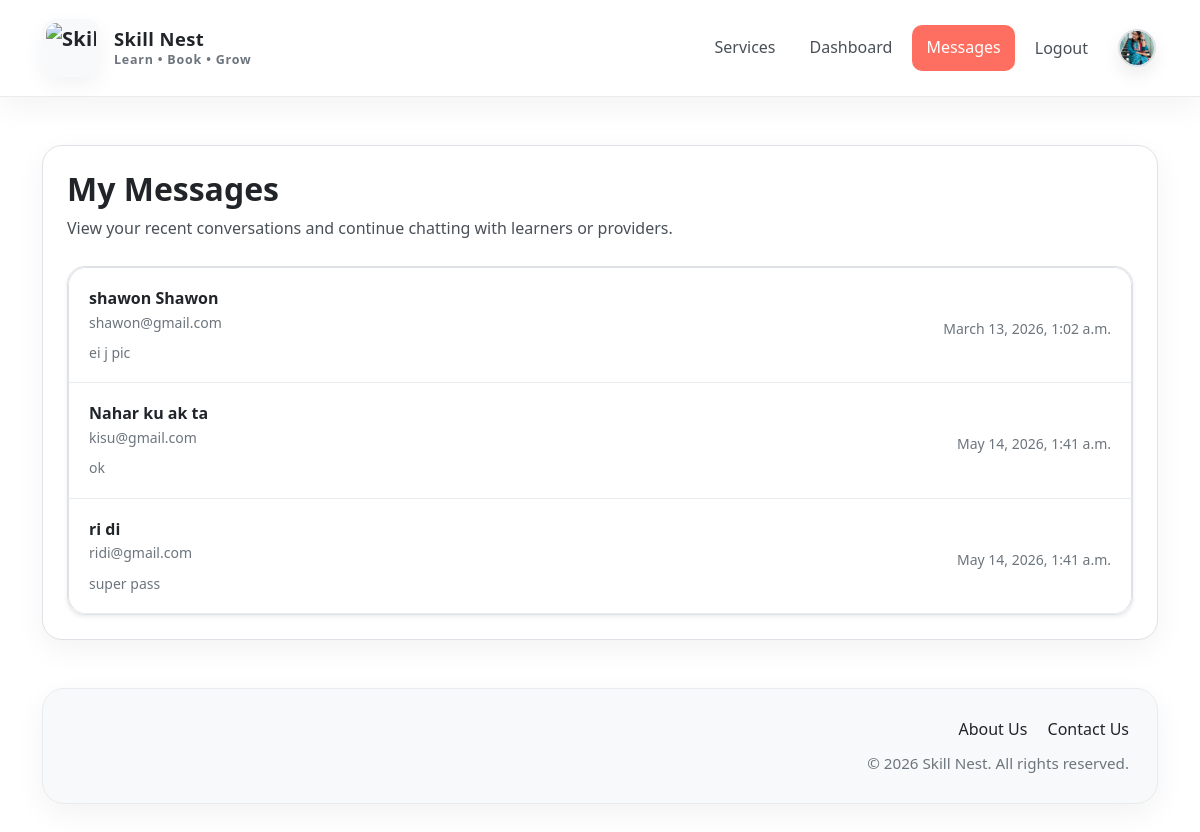
The page /messages/inbox/ (signed in) on the database its author committed.
### accounts/models.py (models this page shows, shortened)
class User(AbstractUser):
    ROLE_CHOICES = (
        ('learner', 'Learner'),
        ('provider', 'Provider'),
        ('admin_user', 'Admin User'),
    )
    role = models.CharField(max_length=20, choices=ROLE_CHOICES, default='learner')
    email = models.EmailField(unique=True)
    division = models.CharField(max_length=100, blank=True)
    city = models.CharField(max_length=100, blank=True)
    area = models.CharField(max_length=100, blank=True)
    address = models.TextField(blank=True)
    phone = models.CharField(max_length=20, blank=True)
    profile_picture = models.ImageField(upload_to='profiles/', blank=True, null=True)
    is_provider_verified = models.BooleanField(default=False)
    is_suspended = models.BooleanField(default=False)
    temporary_password_sent = models.BooleanField(default=False)
    USERNAME_FIELD = 'email'
    REQUIRED_FIELDS = ['username']

### messaging_app/models.py (models this page shows, shortened)
class Message(models.Model):
    sender = models.ForeignKey(
        settings.AUTH_USER_MODEL,
        on_delete=models.CASCADE,
        related_name='sent_messages'
    )
    receiver = models.ForeignKey(
        settings.AUTH_USER_MODEL,
        on_delete=models.CASCADE,
        related_name='received_messages'
    )
    body = models.TextField()
    attachment = models.FileField(upload_to='message_attachments/', blank=True, null=True)
    created_at = models.DateTimeField(auto_now_add=True)
    is_read = models.BooleanField(default=False)
    class Meta:
        ordering = ['created_at']

### messaging_app/views.py (the view)
# urls.py: path('inbox/', conversation_list, name='inbox'),
def conversation_list(request):
    if not request.user.is_authenticated:
        messages.error(request, 'Please log in first.')
        return redirect('login')
    partners = []
    if request.user.role == 'learner':
        booking_users = [
            booking.provider for booking in Booking.objects.filter(
                learner=request.user
            ).exclude(status__in=['cancelled', 'rejected']).select_related('provider')
        ]
    elif request.user.role == 'provider':
        booking_users = [
            booking.learner for booking in Booking.objects.filter(
                provider=request.user
            ).exclude(status__in=['cancelled', 'rejected']).select_related('learner')
        ]
    else:
        booking_users = []
    message_users = list(
        User.objects.filter(
            Q(sent_messages__receiver=request.user) |
            Q(received_messages__sender=request.user)
        ).distinct()
    )
    seen_ids = set()
    for user_obj in booking_users + message_users:
        if user_obj.id != request.user.id and user_obj.id not in seen_ids:
            seen_ids.add(user_obj.id)
            unread_count = Message.objects.filter(
                sender=user_obj,
                receiver=request.user,
                is_read=False
            ).count()
            last_message = Message.objects.filter(
                Q(sender=request.user, receiver=user_obj) |
                Q(sender=user_obj, receiver=request.user)
            ).order_by('-created_at').first()
            partners.append({
                'user': user_obj,
                'unread_count': unread_count,
                'last_message': last_message,
            })
    return render(request, 'messaging/inbox.html', {'partners': partners})

### templates/messaging/inbox.html (shortened to what this page needs)
{% extends 'base.html' %}
{% block content %}
<div class="message-page-shell">
    <div class="mb-4">
        <h2 class="mb-2">My Messages</h2>
        <p class="message-page-subtitle mb-0">
            View your recent conversations and continue chatting with learners or providers.
        </p>
    </div>
    <div class="list-group shadow-sm message-list-group">
        {% for item in partners %}
            <a href="{% url 'conversation_detail' item.user.id %}" class="list-group-item list-group-item-action message-list-item">
                <div class="d-flex justify-content-between align-items-center gap-3 flex-wrap">
                    <div>
                        <strong class="message-user-name">{{ item.user.get_full_name|default:item.user.username }}</strong>
                        <div class="message-user-email small">{{ item.user.email }}</div>
                        {% if item.last_message %}
                            <div class="small mt-2 message-last-text">
                                {{ item.last_message.body|truncatewords:12 }}
                            </div>
                        {% else %}
                            <div class="small mt-2 message-empty-line">No messages yet</div>
                        {% endif %}
                    </div>
                    <div class="text-end">
                        {% if item.last_message %}
                            <div class="small message-time-stamp mt-2">{{ item.last_message.created_at }}</div>
                        {% endif %}
                    </div>
                </div>
            </a>
        {% empty %}
            <div class="list-group-item message-list-item-empty">
                No chat contacts found yet.
            </div>
        {% endfor %}
    </div>
</div>
{% endblock %}

### templates/base.html (shortened to what this page needs)
{% load static %}
<!DOCTYPE html>
<html lang="en">
<head>
    <link href="https://cdn.jsdelivr.net/npm/bootstrap@5.3.3/dist/css/bootstrap.min.css" rel="stylesheet">
    <link rel="stylesheet" href="{% static 'css/style.css' %}">
</head>
<body class="skillnest-body d-flex flex-column min-vh-100">
<nav class="navbar navbar-expand-lg skillnest-navbar sticky-top">
    <div class="container">
        <a class="navbar-brand skillnest-brand" href="{% url 'home' %}">
            <img src="{% static 'img/logo.png' %}" alt="Skill Nest Logo" class="skillnest-logo">
            <div class="brand-text-wrap">
                <span class="brand-title">Skill Nest</span>
                <span class="brand-subtitle">Learn • Book • Grow</span>
            </div>
        </a>
        <div class="collapse navbar-collapse" id="navbarNav">
            {% if user.is_authenticated %}
                <ul class="navbar-nav ms-auto align-items-lg-center nav-gap">
                    <li class="nav-item">
                        <a class="nav-link skillnest-nav-link {% if request.resolver_match.url_name == 'service_list' %}active{% endif %}"
                           href="{% url 'service_list' %}">Services</a>
                    </li>
                    <li class="nav-item">
                        <a class="nav-link skillnest-nav-link {% if request.resolver_match.url_name == 'dashboard_redirect' %}active{% endif %}"
                           href="{% url 'dashboard_redirect' %}">Dashboard</a>
                    </li>
                    <li class="nav-item">
                        <a class="nav-link skillnest-nav-link {% if request.resolver_match.url_name == 'inbox' %}active{% endif %}"
                           href="{% url 'inbox' %}">Messages</a>
                    </li>
                    <li class="nav-item">
                        <form method="post" action="{% url 'logout' %}" class="d-inline">
                            <button type="submit" class="nav-link btn btn-link text-decoration-none skillnest-nav-link navbar-logout-btn">
                                Logout
                            </button>
                        </form>
                    </li>
                    <li class="nav-item ms-lg-2">
                        <a class="navbar-profile-link" href="{% url 'profile_manage' %}" title="Profile">
                            {% if user.profile_picture %}
                                <img src="{{ user.profile_picture.url }}"
                                     alt="Profile"
                                     class="navbar-profile-img">
                            {% else %}
                                <div class="navbar-profile-placeholder">
                                    {{ user.username|first|upper }}
                                </div>
                            {% endif %}
                        </a>
                    </li>
                </ul>
            {% endif %}
        </div>
    </div>
</nav>
<main class="container mt-4 mt-lg-5 flex-grow-1">
    {% block content %}{% endblock %}
</main>
<footer class="skillnest-footer mt-5">
    <div class="container">
        <div class="footer-shell">
            <div class="row g-4 align-items-center">
                <div class="col-lg-6">
                </div>
                <div class="col-lg-6 text-lg-end">
                    <div class="footer-links mb-2">
                        <a href="{% url 'about_us' %}" class="footer-link me-3">About Us</a>
                        <a href="{% url 'contact_us' %}" class="footer-link">Contact Us</a>
                    </div>
                    <p class="footer-copy mb-0">© 2026 Skill Nest. All rights reserved.</p>
                </div>
            </div>
        </div>
    </div>
</footer>
</body>
</html>

### static/css/style.css (style rules this page uses)
:root { --bg-primary: #ffffff; --bg-secondary: #f8f9fa; --bg-elevated: #ffffff; --bg-soft: #f1f3f5; --border-color: #dee2e6; --text-primary: #212529; --text-secondary: #495057; --text-muted: #6c757d; --accent-blue: #FFF5E1; --accent-teal: #FFEED9; --accent-gold: #FFE4C4; --accent-highlight: #FFF8EC; --success-dark: #d4edda; --danger-dark: #f8d7da; --warning-dark: #fff3cd; --info-dark: #d1ecf1; --shadow-soft: 0 10px 30px rgba(0, 0, 0, 0.05); --shadow-card: 0 12px 35px rgba(0, 0, 0, 0.08); --radius-lg: 18px; --radius-md: 14px; --radius-sm: 10px; --transition: all 0.28s ease; }
html { scroll-behavior: smooth; }
body.skillnest-body { background: #ffffff; color: var(--text-primary); font-family: "Segoe UI", Tahoma, Geneva, Verdana, sans-serif; line-height: 1.6; }
h1, h2, h3, h4, h5, h6 { color: var(--text-primary); font-weight: 700; }
p, li, span, label, small { color: var(--text-secondary); }
a { color: #856404; transition: var(--transition); }
.skillnest-nav-link:hover, .skillnest-nav-link:focus, .skillnest-nav-link.active, .skillnest-nav-link.active:hover { color: #ffffff !important; background-color: #FF6F61; border-radius: 10px; }
.btn { border-radius: 12px; font-weight: 600; transition: var(--transition); }
.skillnest-navbar { background: rgba(255, 255, 255, 0.96); backdrop-filter: blur(14px); border-bottom: 1px solid #e9ecef; box-shadow: 0 10px 30px rgba(0, 0, 0, 0.05); padding-top: 14px; padding-bottom: 14px; }
.skillnest-brand { display: inline-flex; align-items: center; gap: 12px; text-decoration: none; font-weight: 700; color: var(--text-primary) !important; letter-spacing: 0.3px; }
.skillnest-nav-link { color: var(--text-secondary) !important; font-weight: 500; position: relative; padding: 10px 14px !important; border-radius: 10px; transition: var(--transition); }
.nav-gap { gap: 6px; }
.navbar-profile-link { display: flex; align-items: center; justify-content: center; text-decoration: none; padding: 2px; border-radius: 50%; transition: var(--transition); }
.navbar-profile-img { width: 38px; height: 38px; min-width: 38px; min-height: 38px; max-width: 38px; max-height: 38px; object-fit: cover; border-radius: 50%; border: 2px solid #dee2e6; display: block; box-shadow: 0 8px 18px rgba(0, 0, 0, 0.08); }
.navbar-logout-btn { border: none; background: none; padding: 10px 14px !important; }
.skillnest-footer { padding: 0 0 30px; }
.footer-shell { background: #f8f9fa; border: 1px solid #e9ecef; border-radius: 22px; padding: 28px; box-shadow: var(--shadow-soft); }
.footer-link { color: var(--text-primary); text-decoration: none; font-weight: 500; }
.footer-copy { color: var(--text-muted); font-size: 0.95rem; }
.skillnest-brand { display: inline-flex; align-items: center; gap: 14px; text-decoration: none; color: var(--text-primary) !important; }
.skillnest-logo { width: 58px; height: 58px; object-fit: contain; border-radius: 14px; padding: 4px; background: #f8f9fa; box-shadow: 0 8px 22px rgba(0, 0, 0, 0.05); }
.brand-text-wrap { display: flex; flex-direction: column; line-height: 1.1; }
.brand-title { font-size: 1.15rem; font-weight: 700; color: var(--text-primary); letter-spacing: 0.4px; }
.brand-subtitle { font-size: 0.78rem; color: var(--text-muted); letter-spacing: 0.8px; margin-top: 4px; }
.message-page-shell { background: #ffffff; border: 1px solid #dee2e6; border-radius: 20px; padding: 24px; box-shadow: var(--shadow-soft); }
.message-page-subtitle { color: var(--text-secondary); }
.message-list-group { background: transparent; border-radius: 18px; overflow: hidden; border: 1px solid #dee2e6; }
.message-list-item, .message-list-item-empty { background: #ffffff !important; color: var(--text-primary) !important; border-bottom: 1px solid #e9ecef !important; padding: 18px 20px; transition: var(--transition); }
.message-user-name { color: var(--text-primary); font-size: 1rem; }
.message-user-email, .message-last-text, .message-empty-line, .message-time-stamp { color: var(--text-muted) !important; }

### rows shown on the page
User: profile_picture (picture)
User: user.get_full_name "shawon Shawon", user.email "shawon@gmail.com", last_message.body "ei j pic", last_message.created_at "March 13, 2026, 1:02 a.m."
User: user.get_full_name "Nahar ku ak ta", user.email "kisu@gmail.com", last_message.body "ok", last_message.created_at "May 14, 2026, 1:41 a.m."
User: user.get_full_name "ri di", user.email "ridi@gmail.com", last_message.body "super pass", last_message.created_at "May 14, 2026, 1:41 a.m."
